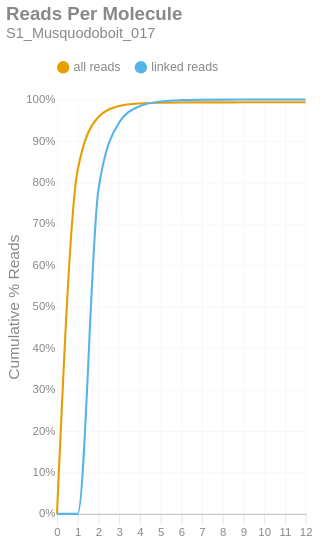

Here is the notebook cell this chart was saved with:
### Markdown cell above
### Reads per Molecule
This chart shows the cumulative distribution of the number of reads per linked molecule. That is, how many alignments are associated with a unique molecule. This excludes the number of reads associated with invalid or absent linked-read barcodes. The `linked` histogram is the percentages recalculated when disregarding singletons.

### Code cell
if SKIPLR:
    print_html(f"Skipped")
else:
    counts = np.bincount(valids['reads'].cast(pl.Int64).to_numpy())
    weighted = counts * np.arange(len(counts))
    all_perc = weighted / n_reads
    linked_perc = weighted / n_linked_reads
    linked_perc[1] = 0
    binned_df = pl.DataFrame({
        'readsper': list(range(len(counts))),
        'all reads (cumsum)': np.cumsum(all_perc).tolist(),
        'linked reads (cumsum)': np.cumsum(linked_perc).tolist(),
    })

    with SafeRender(binned_df):
        (
            density_plot(binned_df, 'Reads Per Molecule', samplename, 'readspmol')
            .encode(
                x=alt.X('readsper:O', title=None).axis(labelAngle=0).scale(padding=0),
                y=alt.Y('value:Q', title='Cumulative % Reads').axis(format='%').stack(False),
                color=alt.Color("key:N").scale(domain=["all reads", "linked reads"]),
                tooltip=[
                    alt.Tooltip("key:N", title="Data Type"),
                    alt.Tooltip("readsper:O", title="Reads Per Molecule"),
                    alt.Tooltip("value:Q", format=".2%", title="% Reads (Cum.)")
                ]            
            )
        ).display()

### Figure 1 — Vega-Lite specification as saved in the notebook (floating-point values rounded to 4 significant figures)
{"width": "container", "height": 400, "config": {"title": {"anchor": "start", "dy": -15, "fontSize": 18, "color": "#888888", "subtitleColor": "#888888", "subtitleFontSize": 14}, "arc": {"fill": "#0072B2"}, "axis": {"domainColor": "#888888", "domainWidth": 0.5, "gridWidth": 0.2, "grid": false, "titleFontWeight": 400, "titleFontSize": 15, "labelFontSize": 11, "labelColor": "#888888", "tickColor": "#888888", "tickWidth": 0.2, "titleColor": "#888888"}, "axisBand": {"grid": false}, "axisX": {"grid": true, "tickSize": 10, "domainCap": "round"}, "axisY": {"domain": false, "grid": true, "tickSize": 0, "domainCap": "round"}, "background": "transparent", "header": {"labelFontSize": 15, "labelColor": "#888888", "titleFontSize": 15, "titleFontWeight": 600, "titleColor": "#888888"}, "legend": {"labelFont": "sans-serif", "labelFontSize": 12, "labelColor": "#888888", "symbolSize": 100, "symbolType": "circle", "titleFontSize": 12, "titlePadding": 10, "titleColor": "#888888", "title": null, "orient": "top"}, "range": {"category": ["#E69F00", "#56B4E9", "#009E73", "#F0E442", "#0072B2", "#D55E00", "#CC79A7", "#000000"], "diverging": ["#cfe8f3", "#a2d4ec", "#73bfe2", "#46abdb", "#1696d2", "#12719e"]}, "area": {"fill": "#0072B2", "fillOpacity": 0.7, "line": true, "strokeOpacity": 0.7}, "line": {"color": "#0072B2", "stroke": "#0072B2", "strokeWidth": 2}, "trail": {"color": "#0072B2", "stroke": "#0072B2", "strokeWidth": 0, "size": 1}, "point": {"filled": true, "fillOpacity": 1.0, "size": 95}, "text": {"color": "#888888", "fontSize": 11, "align": "right", "fontWeight": 400, "size": 11}, "bar": {"fill": "#0072B2", "stroke": null}, "view": {"stroke": null, "continuousWidth": 660, "continuousHeight": 400}}, "data": {"name": "data-38005a32764cc3dae8a76fdfdb86ace6"}, "mark": {"type": "line", "interpolate": "monotone", "point": {"opacity": 0, "size": 275}}, "encoding": {"color": {"field": "key", "scale": {"domain": ["all reads", "linked reads"]}, "type": "nominal"}, "tooltip": [{"field": "key", "title": "Data Type", "type": "nominal"}, {"field": "readsper", "title": "Reads Per Molecule", "type": "ordinal"}, {"field": "value", "format": ".2%", "title": "% Reads (Cum.)", "type": "quantitative"}], "x": {"axis": {"labelAngle": 0}, "field": "readsper", "scale": {"padding": 0}, "title": null, "type": "ordinal"}, "y": {"axis": {"format": "%"}, "field": "value", "stack": false, "title": "Cumulative % Reads", "type": "quantitative"}}, "params": [{"name": "param_c36ac31b6afebe62", "select": {"type": "point", "fields": ["key"]}, "bind": "legend"}], "title": {"text": "Reads Per Molecule", "subtitle": "S1_Musquodoboit_017"}, "transform": [{"fold": ["all reads (cumsum)", "linked reads (cumsum)"]}, {"calculate": "replace(datum.key, ' (cumsum)', '')", "as": "key"}, {"filter": {"param": "param_c36ac31b6afebe62"}}], "usermeta": {"embedOptions": {"downloadFileName": "S1_Musquodoboit_017.readspmol"}}, "$schema": "https://vega.github.io/schema/vega-lite/v6.1.0.json", "datasets": {"data-38005a32764cc3dae8a76fdfdb86ace6": [{"readsper": 0, "all reads (cumsum)": 0.0, "linked reads (cumsum)": 0.0}, {"readsper": 1, "all reads (cumsum)": 0.8302, "linked reads (cumsum)": 0.0}, {"readsper": 2, "all reads (cumsum)": 0.9576, "linked reads (cumsum)": 0.7821}, {"readsper": 3, "all reads (cumsum)": 0.984, "linked reads (cumsum)": 0.9444}, {"readsper": 4, "all reads (cumsum)": 0.9905, "linked reads (cumsum)": 0.9839}, {"readsper": 5, "all reads (cumsum)": 0.9923, "linked reads (cumsum)": 0.9951}, {"readsper": 6, "all reads (cumsum)": 0.9928, "linked reads (cumsum)": 0.9983}, {"readsper": 7, "all reads (cumsum)": 0.9929, "linked reads (cumsum)": 0.9992}, {"readsper": 8, "all reads (cumsum)": 0.993, "linked reads (cumsum)": 0.9997}, {"readsper": 9, "all reads (cumsum)": 0.993, "linked reads (cumsum)": 0.9998}, {"readsper": 10, "all reads (cumsum)": 0.9931, "linked reads (cumsum)": 0.9999}, {"readsper": 11, "all reads (cumsum)": 0.9931, "linked reads (cumsum)": 1.0}, {"readsper": 12, "all reads (cumsum)": 0.9931, "linked reads (cumsum)": 1.0}]}}
